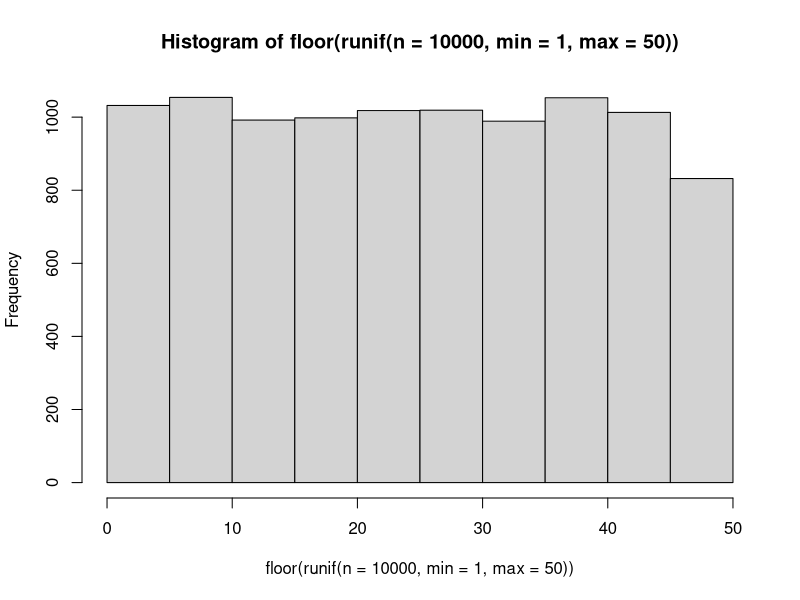
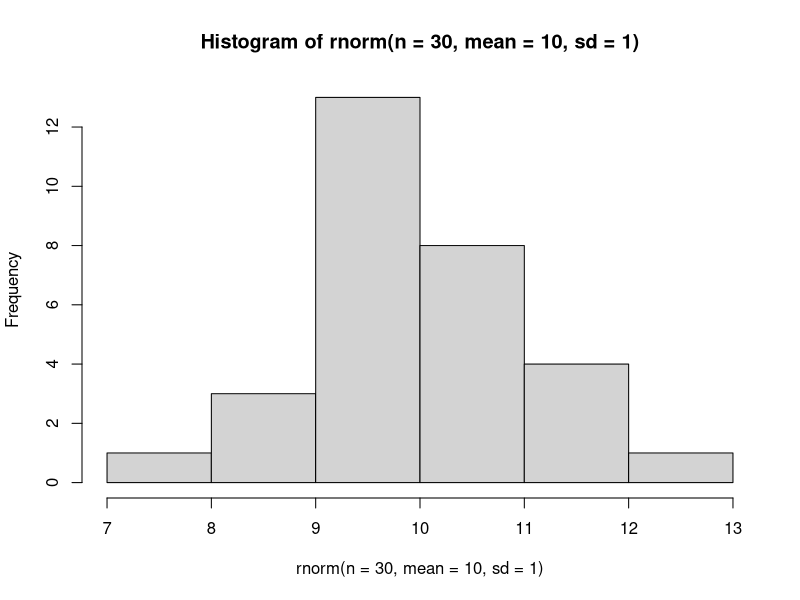
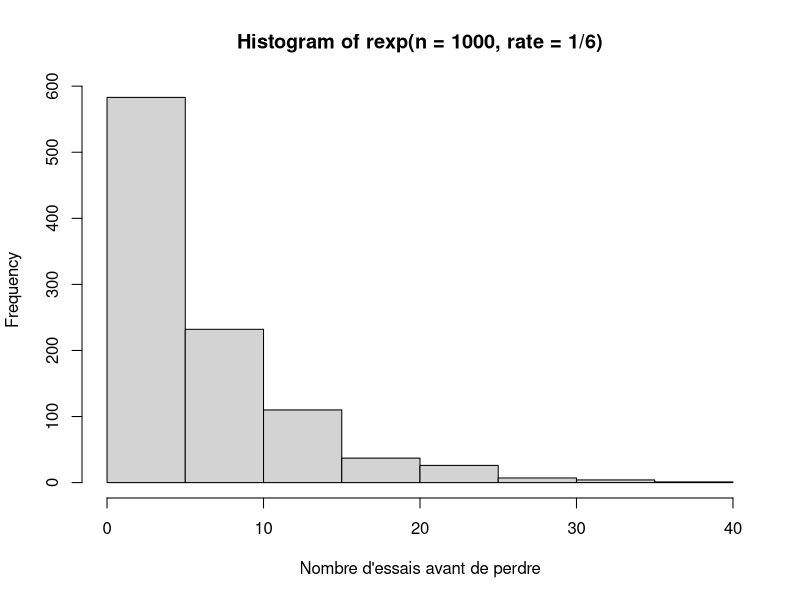
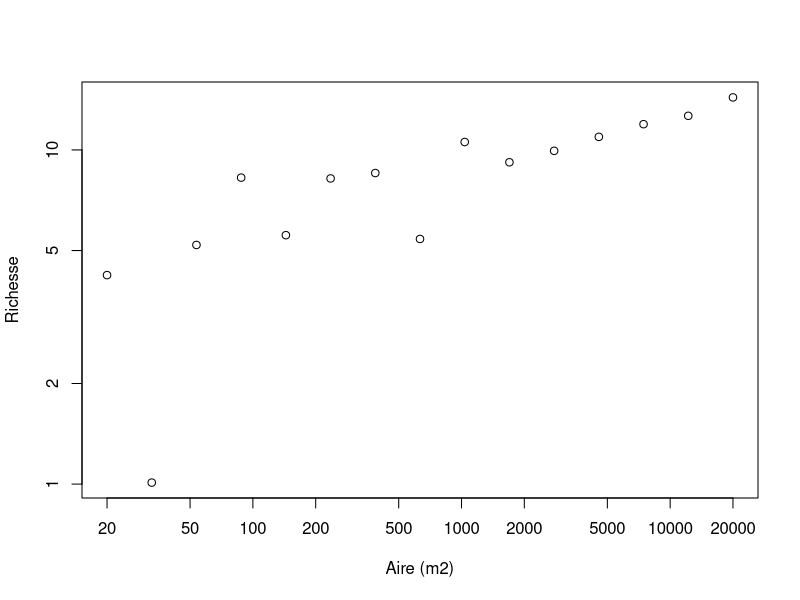
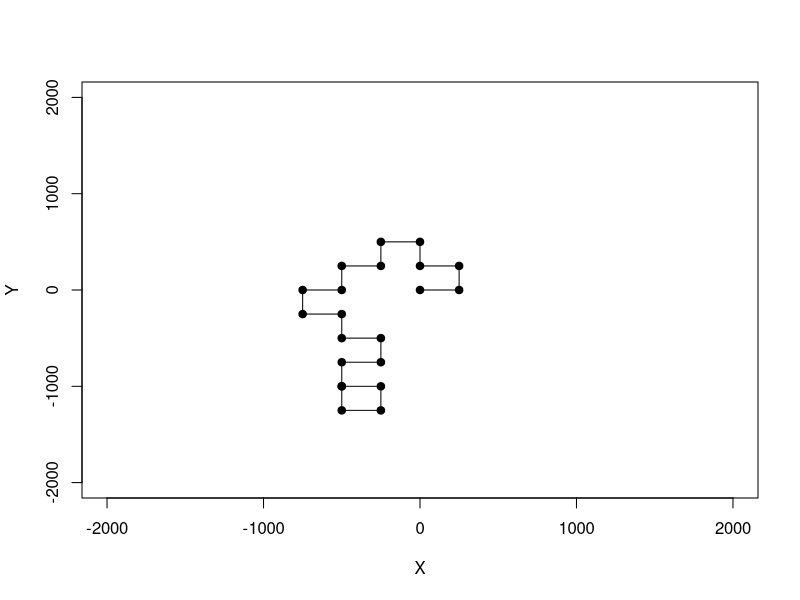
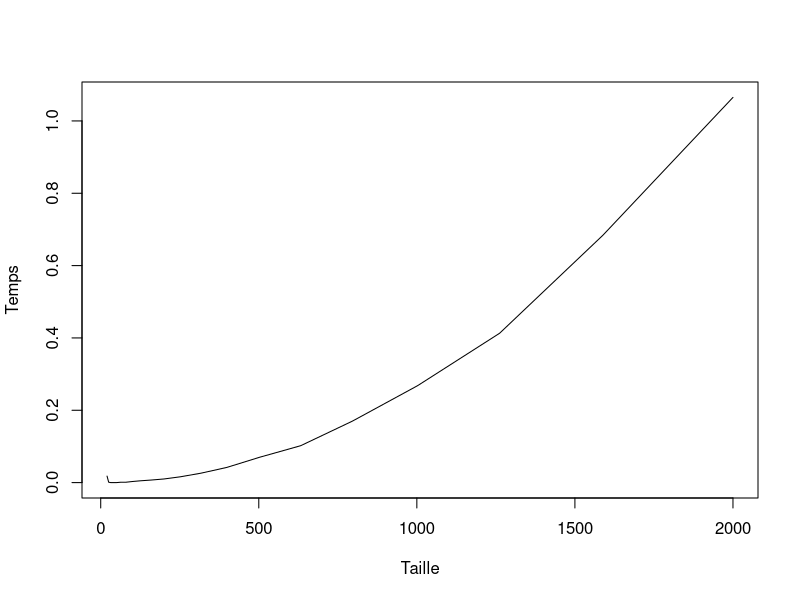

R code for these plots, in order:
## ---- chunk 1
valeurs = c("2", "3", "4", "5", "6", "7", "8", "9", "10", "valet", "reine", "roi", "as")
couleurs = rep(c("pique", "trèfle", "carreau", "coeur"),each = 13)
cartes = paste(valeurs,"-",couleurs)
tirage = function(n, cartes) {
    sample(x = cartes, size = n, replace = FALSE)
}
tirage(3, cartes)
## ---- chunk 2
hist(floor(runif(n = 10000, min = 1, 
max = 50)))
## ---- chunk 3
hist(rnorm(n = 30, mean = 10, sd = 1))
## ---- chunk 4
rbinom(n = 10, size = 1, prob = 0.5)
## ---- chunk 5
rmultinom(n = 3, size = 1, 
prob = rep(1/6, 6))
## ---- chunk 6
hist(rexp(n = 1000, rate = 1/6), xlab = 
"Nombre d'essais avant de perdre")
## ---- chunk 7
A = 2*10^seq(1, 4, length.out = 15)
c = 3
z = 0.15
S = rnorm(15, mean = c*A^z, sd = 1.5)
plot(A, S, xlab = "Aire (m2)", ylab = "Richesse",
  log = "xy")
## ---- chunk 8
set.seed(1)
p = 0.55
alea = runif(n = 1, min = 0, max = 1)
if(alea < p) res = "pile" else res = "face"
res
## ---- chunk 9
nsteps = 20
xy = matrix(0,nr = 21, nc = 2)
xy[1,] = c(0,0)
direction = 0
set.seed(2)
for(step in 2:(nsteps+1)) {
    # Ḑe quel côté tourner ?
    if(runif(1,0,1) < 0.5) {
      # Tourne à droite
      direction = direction + pi/2 
    }
    else {
      # Tourne à gauche  
      direction = direction - pi/2
    }
    # Calcul des nouvelles coordonnées
    xy[step,1] = 
      xy[step-1,1] + sin(direction)*250 
    xy[step,2] = 
      xy[step-1,2] + cos(direction)*250 
}
## ---- chunk 10
plot(xy[,1],xy[,2], type = "l", xlim = c(-2000,2000),ylim = c(-2000,2000),
    xlab = "X", ylab = "Y")
points(xy[,1],xy[,2],pch = 19)
## ---- chunk 11
etats = c("A", "B", "C", "D", "E")
p = c(0.1, 0.5, 0.2, 0.05, 0.15)
sum(p)

# On utilise cumsum pour calculer la probabilité cumulative
cump = cumsum(p)
cump
## ---- chunk 12
alea = runif(1,0,1)
alea
n_etats = 5; i = 1; plus_petit = FALSE
while(plus_petit == FALSE) {
    if(alea < cump[i]) {
        decision = etats[i]
        plus_petit = TRUE
    }
    else {
        i = i + 1
    }
}
decision
## ---- chunk 13
tirage = function(p) {
    etats = c("A", "B", "C", "D", "E")
    res = rmultinom(n=1,size=1,prob=p)
    etats[which(res==1)]
}
tirage(p)
## ---- chunk 14
tri = function(x){
	# Calcul de la dimension du vecteur
	taille = length(x)
	ordre = "NON"
	# Boucle qui tourne jusqu'à ce que tout soit en ordre
	while(ordre == "NON") {
		ordre = "OUI"
		# Boucle qui passe tous les éléments en paires
		for(i in 1:(taille-1)) {
			if(x[i+1] < x[i]) {
				# Inversion des deux lettres
				x[c(i,i+1)] = x[c(i+1,i)]
				# Comme un changement a été fait, l'ordre
				# n'est pas encore garanti
				ordre = "NON"
			}
		}
	}
	return(x)
}
## ---- chunk 15
x = runif(1000)
system.time(sort(x))
system.time(tri(x))

## ---- chunk 16
n = 2*10^seq(1,3,0.1)
res = numeric(length(n))
for(i in 1:length(res)) {
	x = runif(n[i])
	res[i] = system.time(tri(x))[3]
}
plot(n,res, type = "l", xlab = "Taille", ylab = "Temps")
## ---- chunk 17
f1 = function(x) {
	taille = length(x)
	x2 = numeric(taille)
	for(i in 1:taille) if(x[i] < 0.5) x2[i] = 1
}
f2 = function(x) {
	x2 = x*0
	x2[x<0.5] = 1
}
## ---- chunk 18
x = runif(1000000)
system.time(f1(x))
system.time(f2(x))
## ---- chunk 19
f1 = function(x) {
	res = numeric(ncol(x))
	for(j in 1:ncol(x)) {
		for(i in 1:nrow(x)){
			res[x] = res[j] + x[i,j]
		}
	}
}
X = matrix(runif(100*100),nr=100,nc=100)
## ---- chunk 20
system.time(rowSums(X))
system.time(apply(X,2,sum))
system.time(f1(X))
## ---- chunk 21
head(read.csv2("donnees/quadrats.txt"))
